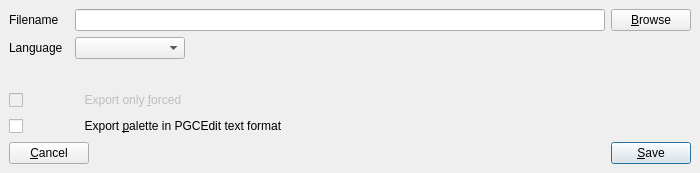
<?xml version="1.0" encoding="UTF-8"?>
<ui version="4.0">
 <class>ExportDialog</class>
 <widget class="QDialog" name="ExportDialog">
  <property name="geometry">
   <rect>
    <x>0</x>
    <y>0</y>
    <width>700</width>
    <height>173</height>
   </rect>
  </property>
  <property name="sizePolicy">
   <sizepolicy hsizetype="Expanding" vsizetype="Fixed">
    <horstretch>0</horstretch>
    <verstretch>0</verstretch>
   </sizepolicy>
  </property>
  <property name="minimumSize">
   <size>
    <width>350</width>
    <height>173</height>
   </size>
  </property>
  <property name="maximumSize">
   <size>
    <width>16777215</width>
    <height>173</height>
   </size>
  </property>
  <property name="windowTitle">
   <string>Dialog</string>
  </property>
  <property name="modal">
   <bool>true</bool>
  </property>
  <layout class="QVBoxLayout" name="verticalLayout">
   <property name="spacing">
    <number>6</number>
   </property>
   <property name="sizeConstraint">
    <enum>QLayout::SetMinimumSize</enum>
   </property>
   <property name="leftMargin">
    <number>9</number>
   </property>
   <property name="topMargin">
    <number>9</number>
   </property>
   <property name="rightMargin">
    <number>9</number>
   </property>
   <property name="bottomMargin">
    <number>9</number>
   </property>
   <item>
    <layout class="QHBoxLayout" name="horizontalLayout_3">
     <item>
      <layout class="QFormLayout" name="formLayout">
       <item row="0" column="0">
        <widget class="QLabel" name="fileNameLabel">
         <property name="minimumSize">
          <size>
           <width>60</width>
           <height>0</height>
          </size>
         </property>
         <property name="text">
          <string>Filename</string>
         </property>
        </widget>
       </item>
       <item row="0" column="1">
        <widget class="QLineEdit" name="fileNameLineEdit">
         <property name="minimumSize">
          <size>
           <width>180</width>
           <height>0</height>
          </size>
         </property>
         <property name="toolTip">
          <string>Set file name for export</string>
         </property>
        </widget>
       </item>
      </layout>
     </item>
     <item>
      <widget class="QPushButton" name="browseButton">
       <property name="toolTip">
        <string>Open file dialog to select file name for export</string>
       </property>
       <property name="text">
        <string>&amp;Browse</string>
       </property>
       <property name="autoDefault">
        <bool>false</bool>
       </property>
      </widget>
     </item>
    </layout>
   </item>
   <item>
    <layout class="QHBoxLayout" name="horizontalLayout">
     <item>
      <layout class="QFormLayout" name="formLayout_2">
       <item row="0" column="0">
        <widget class="QLabel" name="languageLabel">
         <property name="minimumSize">
          <size>
           <width>60</width>
           <height>0</height>
          </size>
         </property>
         <property name="text">
          <string>Language</string>
         </property>
        </widget>
       </item>
       <item row="0" column="1">
        <widget class="QComboBox" name="languageComboBox">
         <property name="minimumSize">
          <size>
           <width>110</width>
           <height>0</height>
          </size>
         </property>
         <property name="toolTip">
          <string>Set language identifier</string>
         </property>
        </widget>
       </item>
      </layout>
     </item>
     <item>
      <spacer name="horizontalSpacer">
       <property name="orientation">
        <enum>Qt::Horizontal</enum>
       </property>
       <property name="sizeHint" stdset="0">
        <size>
         <width>128</width>
         <height>20</height>
        </size>
       </property>
      </spacer>
     </item>
    </layout>
   </item>
   <item>
    <widget class="QCheckBox" name="exportForcedOnlyCheckBox">
     <property name="enabled">
      <bool>false</bool>
     </property>
     <property name="toolTip">
      <string>Export only subpictures marked as 'forced'</string>
     </property>
     <property name="text">
      <string>                 Export only &amp;forced</string>
     </property>
    </widget>
   </item>
   <item>
    <widget class="QCheckBox" name="exportPGCEditFormatCheckBox">
     <property name="toolTip">
      <string>Export palette in PGCEdit text format (RGB, 0..255)</string>
     </property>
     <property name="text">
      <string>                 Export &amp;palette in PGCEdit text format</string>
     </property>
    </widget>
   </item>
   <item>
    <layout class="QHBoxLayout" name="horizontalLayout_2">
     <item>
      <widget class="QPushButton" name="cancelButton">
       <property name="toolTip">
        <string>Cancel export and return</string>
       </property>
       <property name="text">
        <string>&amp;Cancel</string>
       </property>
       <property name="autoDefault">
        <bool>false</bool>
       </property>
      </widget>
     </item>
     <item>
      <spacer name="horizontalSpacer_2">
       <property name="orientation">
        <enum>Qt::Horizontal</enum>
       </property>
       <property name="sizeHint" stdset="0">
        <size>
         <width>158</width>
         <height>20</height>
        </size>
       </property>
      </spacer>
     </item>
     <item>
      <widget class="QPushButton" name="saveButton">
       <property name="toolTip">
        <string>Start creation of export stream</string>
       </property>
       <property name="text">
        <string>&amp;Save</string>
       </property>
       <property name="autoDefault">
        <bool>false</bool>
       </property>
       <property name="default">
        <bool>true</bool>
       </property>
      </widget>
     </item>
    </layout>
   </item>
  </layout>
 </widget>
 <tabstops>
  <tabstop>saveButton</tabstop>
  <tabstop>fileNameLineEdit</tabstop>
  <tabstop>browseButton</tabstop>
  <tabstop>languageComboBox</tabstop>
  <tabstop>exportForcedOnlyCheckBox</tabstop>
  <tabstop>exportPGCEditFormatCheckBox</tabstop>
  <tabstop>cancelButton</tabstop>
 </tabstops>
 <resources/>
 <connections/>
</ui>
